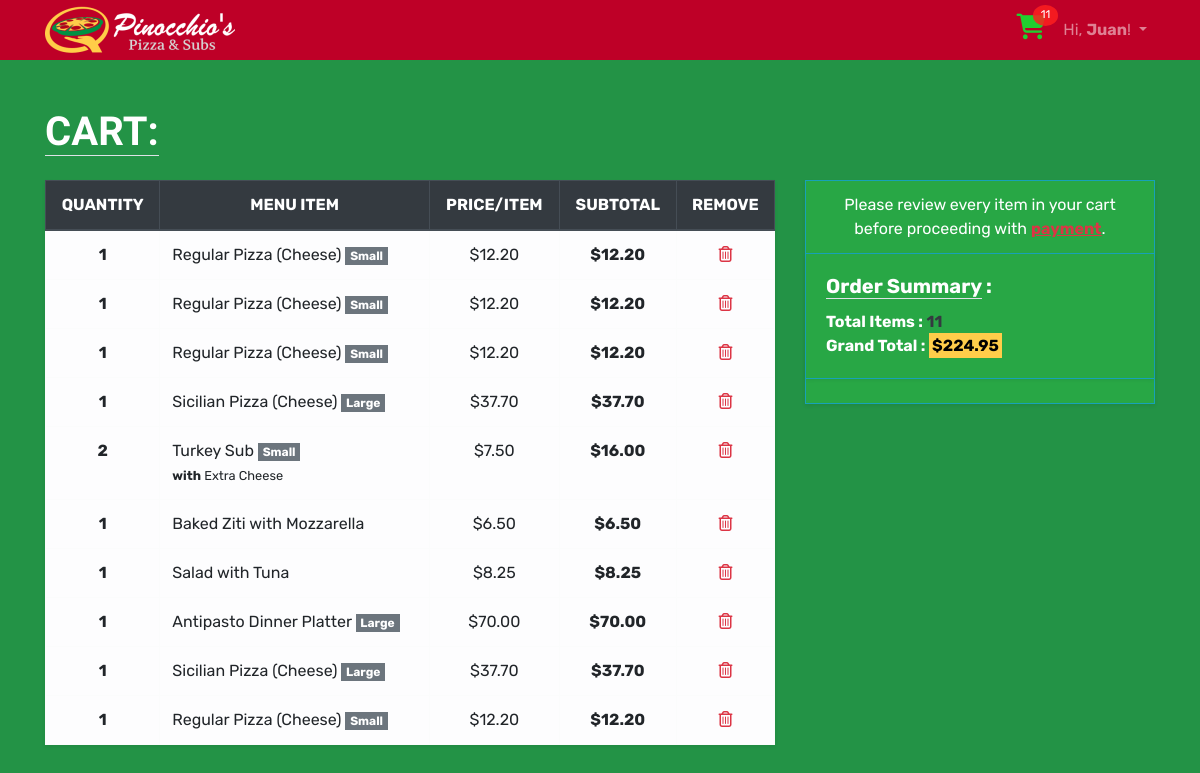
The page /cart/ (signed in) on the database as committed earlier.
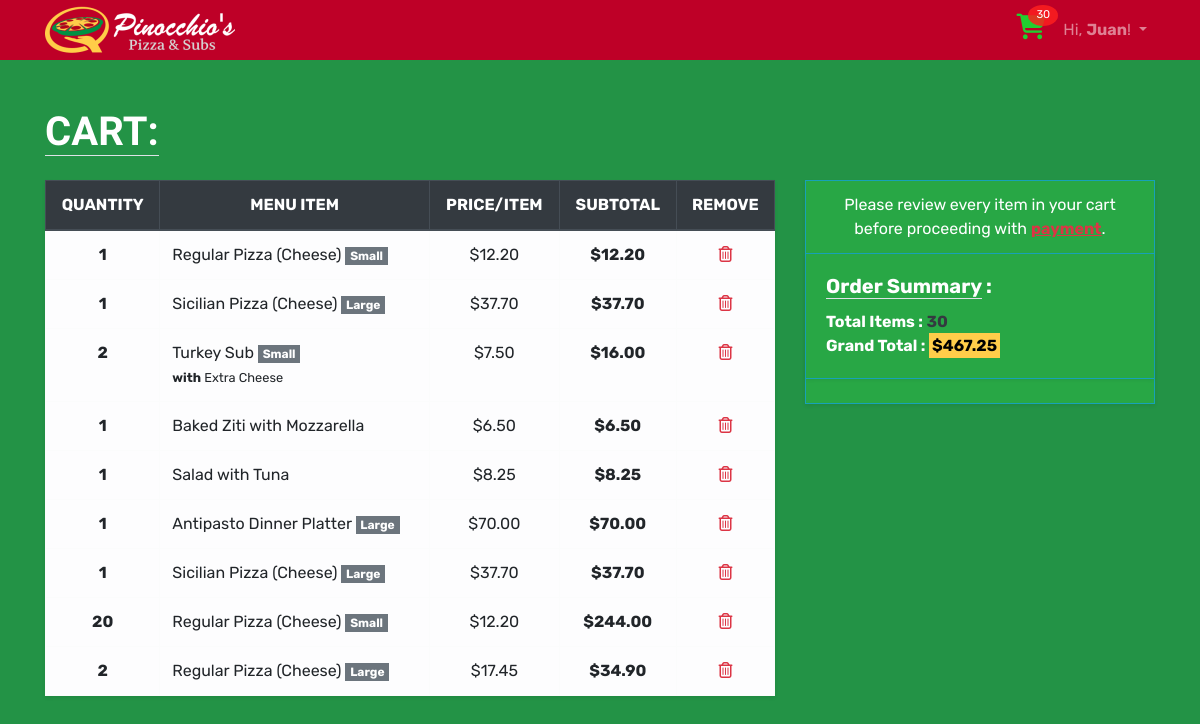
The same page on the database as committed later.
### cart/models.py (models this page shows, shortened)
class CartItem(models.Model):
    ORDER_STATUS = [
        ('CART', 'In Cart'),
        ('PAID', 'Paid'),
        ('CONF', 'Confirmed'),
        ('DLVR', 'Delivered'),
        ('DONE', 'Completed'),
    ]
    user = models.ForeignKey(User, on_delete=models.CASCADE)
    quantity = models.IntegerField()
    category = models.CharField(max_length=200)
    menu_id = models.IntegerField()
    name = models.CharField(max_length=200)
    size = models.CharField(
        max_length=20,
        blank=True,
        null=True,
    )
    addons = models.CharField(
        max_length=200,
        blank=True,
        null=True,
    )
    price = models.DecimalField(max_digits=10, decimal_places=2)
    sub_total = models.DecimalField(max_digits=10, decimal_places=2)
    status = models.CharField(
        max_length=4,
        choices=ORDER_STATUS,
        default='CART',
    )
    added_on = models.DateTimeField(auto_now_add=True)

### cart/views.py (the view)
# urls.py: path("", views.cart, name="cart"),
@login_required
def cart(request):
    user = request.user.id
    cart_items = CartItem.objects.filter(user=user, status='CART')
    context = {
        'cart_items': cart_items,
        'key': settings.STRIPE_PUBLISHABLE_KEY,
    }
    cart_total = 0
    cart_quantity = 0
    for item in cart_items:
        cart_total += item.sub_total
        cart_quantity += item.quantity
    if cart_total != 0:
        context['cart_total'] = format(cart_total, '.2f')
        context['stripe_total'] = str(cart_total).replace('.',"")
    context['cart_quantity'] = cart_quantity
    return render(request, 'cart/cart.html', context)

### templates/cart/cart.html (shortened to what this page needs)
{% extends 'base.html' %}
{% load static %}
    {% block stylesheet %}
    <link rel="stylesheet" href="{% static 'css/cart.css' %}">
    {% endblock %}
    {% block body_content %}
    <div class="container">
      <h1 class="mt-5 mb-4 text-white font-weight-bold text-uppercase" id="cart"><a href="#cart" class="text-decoration-none text-reset border-bottom">Cart:</a></h1>
      {% if cart_items %}
      <div class="row">
        <div class="col-lg-8 rounded">
          <table class="table table-hover table-bordered table-light shadow-sm">
            <thead class="thead-dark">
              <tr class="text-uppercase text-center">
                <th scope="col">Quantity</th>
                <th scope="col">Menu Item</th>
                <th scope="col">Price/Item</th>
                <th scope="col">Subtotal</th>
                <th scope="col">Remove</th>
              </tr>
            </thead>
            <tbody>
              {% for item in cart_items %}
              <tr data-orderid="{{item.id}}">
                <th scope="row" class="text-center">{{item.quantity}}</th>
                <td>
                  {{item.name}}
                  {% if item.size %}
                    <span class="badge badge-secondary rounded-0">{{item.size}}</span>
                  {% endif %}
                  {% if item.addons %}
                    <br>
                    <small><strong>with</strong> {{item.addons}}</small>
                  {% endif %}
                </td>
                <td class="text-center">${{item.price}}</td>
                <td class="text-center"><span class="font-weight-bolder">$</span><span class="font-weight-bold">{{item.sub_total}}</span></td>
                <td class="text-center"><i class="far fa-trash-alt text-danger" title="Remove order?" onclick="deleteOrder(this)"></i></td>
              </tr>
              {% endfor %}
            </tbody>
          </table>
        </div>
        <div class="col-lg-4">
          <div class="card bg-success text-white border-info mb-3 rounded-0 shadow-sm">
            <div class="card-header bg-transparent border-info text-center">Please review every item in your cart before proceeding with <a href="https://stripe.com/docs/testing#cards" target="blank" class="text-danger font-weight-bold"><u>payment</u></a>.</div>
            <div class="card-body text-white shadow-sm">
              <h5 class="card-title font-weight-bold"><span class="border-bottom">Order Summary</span> :</h5>
              <p class="card-text">
                <span class="font-weight-bold">Total Items :
                  <span class="text-dark" id="cart-quantity">{{cart_quantity}}</span>
                </span>
                <br>
                <span class="font-weight-bold">Grand Total
                  <span id="cart-total">
                    : <mark>${{cart_total}}</mark>
                  </span>
                </span>
              </p>
            </div>
            <div class="card-footer bg-transparent border-info text-center">
            </div>
          </div>
        </div>
      </div>
      {% endif %}
    </div>
    {% endblock %}

### templates/base.html (shortened to what this page needs)
{% load static %}<!DOCTYPE html>
<html>
  <head>
    <link rel="stylesheet" href="{% static 'css/bootstrap.min.css' %}">
    <link rel="stylesheet" href="{% static 'css/app.css' %}">
    {% block stylesheet %}{% endblock %}
  </head>
  <body>
    {% block body %}
    <nav class="navbar navbar-expand-sm navbar-dark mt-0 mb-0 pt-0 pb-0">
      <div class="container">
        <a class="navbar-brand" href="{% url 'home' %}">
          <img src="../static/img/logo.png" alt="Pinocchio's Pizza & Subs logo">
        </a>
        <div id="mainMenu">
          {% if user.is_authenticated %}
            <ul class="navbar-nav ml-auto d-flex flex-row">
              <li class="nav-item">
                <a href="{% url 'cart' %}" class="items-in-cart d-inline">
                  <span><i class="fas fa-shopping-cart lg"></i></span>
                  <span class="cart-quantity" {%if cart_quantity == 0 %}style="display: none;"{% endif %}>{{cart_quantity}}</span>
                </a>
              </li>
              <li class="nav-item dropdown">
                <a class="nav-link dropdown-toggle" href="#" id="userMenu" data-toggle="dropdown" aria-haspopup="true" aria-expanded="false">
                  Hi, <span class="font-weight-bold">{{ user.first_name|title }}</span>!
                </a>
              </li>
            </ul>
          {% endif %}
        </div>
      </div>
    </nav>
    {% endblock body %}
    {% block body_content %}
    {% endblock %}
  </body>
</html>

### static/css/app.css (style rules this page uses)
body { font-family: 'Rubik', sans-serif; background-color: #239346; }
.navbar { background-color: #be0027; }

### static/css/cart.css (style rules this page uses)
h1, h3 { font-family: 'Leckerli One', sans-serif; }
mark { background-color: #FFCD4A; }
.items-in-cart { color: #20cf2f; padding: 4px 1px; margin-right: 9px; text-decoration: none; top: 4px; position: relative; display: inline-block; }
#mainMenu > ul > li:nth-child(1) > a > span:nth-child(1) > i { font-size: 1.6em; }
.cart-quantity { position: absolute; top: -12px; right: -12px; padding: 2px 8px; border-radius: 50%; background-color:rgba(253, 31, 31, 0.849); color: white; font-size: 0.7em; }

Rows that differ between the two databases and show on the page:
removed CartItem: quantity "1", name "Regular Pizza (Cheese)", size "Small", price "12.20", sub_total "12.20"
removed CartItem: quantity "1", name "Regular Pizza (Cheese)", size "Small", price "12.20", sub_total "12.20"
removed CartItem: quantity "1", name "Regular Pizza (Cheese)", size "Small", price "12.20", sub_total "12.20"
added CartItem: quantity "20", name "Regular Pizza (Cheese)", size "Small", price "12.20", sub_total "244.00"
added CartItem: quantity "2", name "Regular Pizza (Cheese)", size "Large", price "17.45", sub_total "34.90"
Other text that changed with them:
{{ cart_quantity }}: "11" → "30"
{{ cart_total }}: "224.95" → "467.25"
